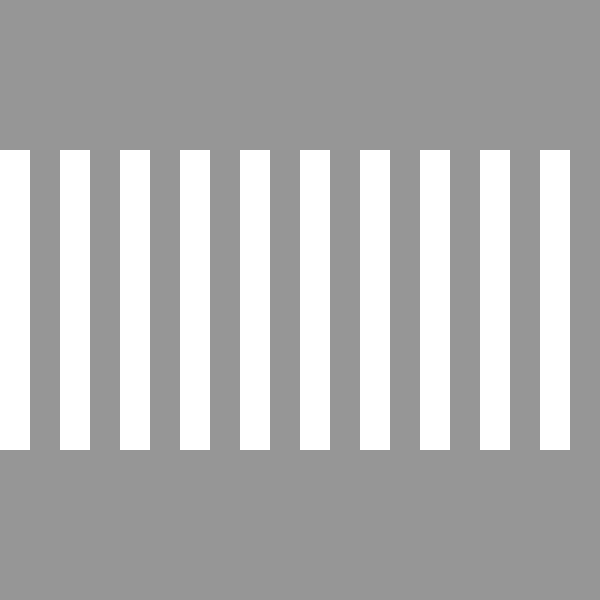
Frame 1 (no input)
Frame 60 (the mouse pressed at the canvas centre just before this capture): identical to frame 1, image omitted
Frame 120 (the mouse held since frame 60 and released just before this capture): identical to frame 1, image omitted

The Processing sketch that drew this single still picture (run headless with seeded random() and noise(); from frame 60 on, the mouse is pressed at the canvas centre):

// Processing sketch: sketch_11
// ── sketch_11.pde
// the for loop looks like it should be drawing 
// 10 rectangles to the screen, but it's only drawing one. 

// fix the scope of the x integer so that all 10 
// rectangles are drawn to the screen.


void setup() {
  size(600, 600);
  noStroke();
}

void draw() {
  background(150);
  for (int i = 0; i < width; i = i+60) {
    rect(i, 150, 30, 300);;
  }
}
